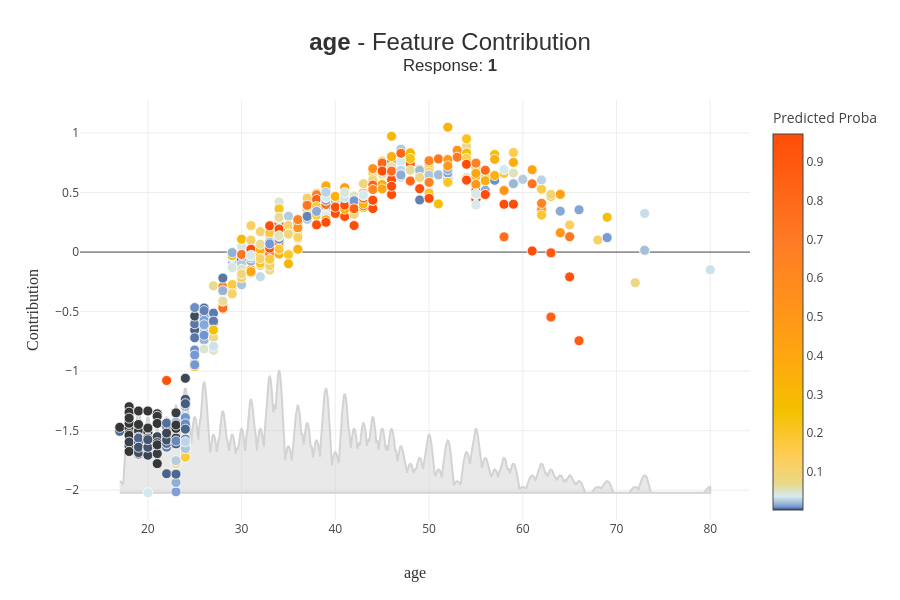

Here is the notebook cell this chart was saved with:
### Code cell
xpl.plot.contribution_plot("age")

### Figure 1 — Plotly figure (JSON) as saved in the notebook; plotly's stock layout.template omitted (floating-point values rounded to 4 significant figures; data arrays with more than 128 entries replaced by an {"elided": "..."} marker saying what was removed)
{"data": [{"customdata": {"elided": "500x2 int values"}, "fill": "toself", "hoverinfo": "none", "hovertemplate": "<b>%{hovertext}</b><br />age: %{customdata[0]}<br />Contribution: %{y:.4f}<extra></extra>", "line": {"color": "rgb(211, 211, 211)"}, "marker": {"line": {"color": "white", "width": 0.8}, "size": 10}, "showlegend": false, "type": "scatter", "x": {"elided": "2000 float values"}, "y": {"elided": "2000 float values"}}, {"customdata": {"elided": "500x2 int values"}, "hovertemplate": "<b>%{hovertext}</b><br />age: %{customdata[0]}<br />Contribution: %{y:.4f}<extra></extra>", "hovertext": {"elided": "500 str values"}, "marker": {"color": {"elided": "500 float values"}, "coloraxis": "coloraxis", "line": {"color": "white", "width": 0.8}, "size": 10}, "mode": "markers", "showlegend": false, "type": "scatter", "x": {"elided": "500 int values"}, "y": {"elided": "500 float values"}}], "layout": {"boxmode": "group", "coloraxis": {"cmax": 0.9725, "cmin": 0.001764, "colorbar": {"title": {"text": "Predicted Proba"}}, "colorscale": [[0, "rgb(52, 55, 54)"], [0.002696, "rgb(74, 99, 138)"], [0.008869, "rgb(116, 153, 214)"], [0.01889, "rgb(162, 188, 213)"], [0.03598, "rgb(212, 234, 242)"], [0.07127, "rgb(235, 216, 134)"], [0.1489, "rgb(255, 204, 83)"], [0.2615, "rgb(244, 192, 0)"], [0.4134, "rgb(255, 166, 17)"], [0.7111, "rgb(255, 123, 38)"], [1, "rgb(255, 77, 7)"]]}, "height": 600, "hovermode": "closest", "title": {"font": {"color": "rgb(50, 50, 50)", "family": "Arial", "size": 24}, "text": "<b>age</b> - Feature Contribution<br><sup>Response: <b>1</b></sup>", "x": 0.5, "xanchor": "center", "y": 0.9167, "yanchor": "middle"}, "width": 900, "xaxis": {"automargin": true, "title": {"font": {"color": "rgb(50, 50, 50)", "family": "Arial Black", "size": 16}, "text": "age"}}, "yaxis": {"automargin": true, "title": {"font": {"color": "rgb(50, 50, 50)", "family": "Arial Black", "size": 16}, "text": "Contribution"}}}}
